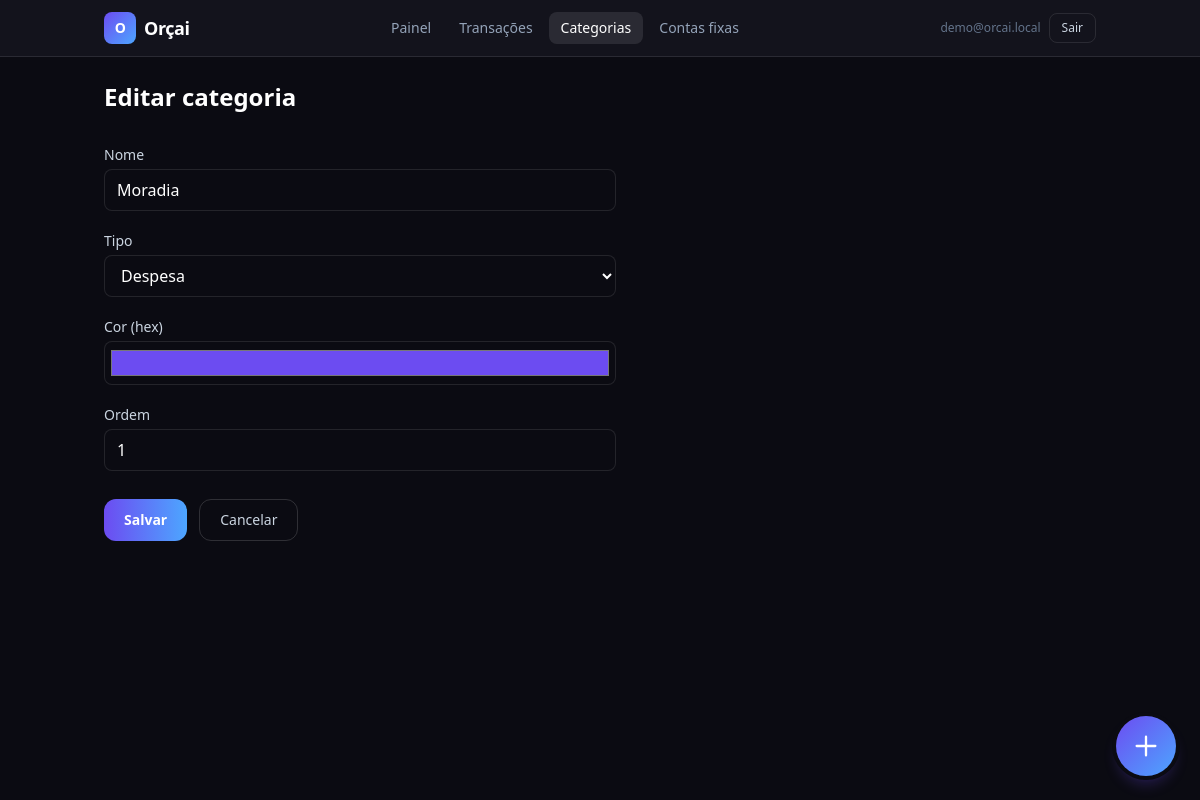
/categorias/1/editar/ (signed in), run on the app's committed database.
### users/models.py (models this page shows, shortened)
class User(AbstractUser):
    email = models.EmailField("e-mail", unique=True)
    USERNAME_FIELD = "email"
    REQUIRED_FIELDS: list[str] = []
    class Meta:
        verbose_name = "usuário"
        verbose_name_plural = "usuários"

### finance/models.py (models this page shows, shortened)
class Category(models.Model):
    user = models.ForeignKey(
        settings.AUTH_USER_MODEL,
        on_delete=models.CASCADE,
        related_name="categories",
    )
    name = models.CharField("nome", max_length=120)
    slug = models.SlugField(max_length=130, blank=True)
    kind = models.CharField(
        "tipo",
        max_length=16,
        choices=CategoryKind.choices,
        default=CategoryKind.EXPENSE,
    )
    color = models.CharField("cor (hex)", max_length=7, default="#6C4CF1")
    sort_order = models.PositiveSmallIntegerField("ordem", default=0)
    is_system = models.BooleanField(
        "categoria do sistema",
        default=False,
        help_text="Criada automaticamente; o usuário pode ocultar mas não excluir facilmente.",
    )
    created_at = models.DateTimeField(auto_now_add=True)
    updated_at = models.DateTimeField(auto_now=True)
    class Meta:
        verbose_name = "categoria"
        verbose_name_plural = "categorias"
        ordering = ["sort_order", "name"]
        constraints = [
            models.UniqueConstraint(
                fields=["user", "slug"],
                name="unique_category_slug_per_user",
            ),
        ]
        indexes = [
            models.Index(fields=["user", "kind"]),
        ]

### finance/views.py (the view, shortened to what this page needs)
# urls.py: path("categorias/<int:pk>/editar/", views.CategoryUpdateView.as_view(), name="category_update"),
class CategoryUpdateView(UserScopedMixin, UpdateView):
    model = Category
    form_class = CategoryForm
    template_name = "finance/category_form.html"
    pk_url_kwarg = "pk"

### finance/forms.py
class CategoryForm(forms.ModelForm):
    class Meta:
        model = Category
        fields = ("name", "kind", "color", "sort_order")
        widgets = {
            "name": forms.TextInput(attrs={"class": _INPUT}),
            "kind": forms.Select(attrs={"class": _INPUT}),
            "color": forms.TextInput(
                attrs={"class": _INPUT, "type": "color", "style": "height:2.75rem;padding:0.25rem"}
            ),
            "sort_order": forms.NumberInput(attrs={"class": _INPUT}),
        }

### finance/mixins.py (called while the page is built)
    def get_queryset(self):
        qs = super().get_queryset()
        return qs.filter(**{self.user_field: self.request.user})

### templates/finance/category_form.html (shortened to what this page needs)
{% extends "layouts/app_shell.html" %}
{% block app_main %}
<h1 class="text-2xl font-semibold text-white">{% if object %}Editar categoria{% else %}Nova categoria{% endif %}</h1>
<form method="post" class="mt-8 max-w-lg space-y-5">
  {% for field in form %}
  <div>
    <label for="{{ field.id_for_label }}" class="block text-sm font-medium text-slate-300">{{ field.label }}</label>
    {{ field }}
  </div>
  {% endfor %}
  <div class="flex flex-wrap gap-3 pt-2">
    <button type="submit" class="rounded-xl bg-gradient-to-r from-orchid to-skyfi px-5 py-2.5 text-sm font-semibold text-white hover:opacity-95">Salvar</button>
    <a href="{% url 'finance:category_list' %}" class="rounded-xl border border-white/15 px-5 py-2.5 text-sm text-slate-300 hover:bg-white/5">Cancelar</a>
  </div>
</form>
{% endblock %}

### templates/partials/app_nav.html (shortened to what this page needs)
{% with path=request.path %}
<header class="sticky top-0 z-40 border-b border-white/10 bg-card/90 backdrop-blur">
  <div class="mx-auto flex max-w-5xl flex-wrap items-center justify-between gap-3 px-4 py-3">
    <a href="{% url 'dashboard:home' %}" class="flex items-center gap-2 text-lg font-semibold tracking-tight text-white">
      <span class="inline-flex h-8 w-8 items-center justify-center rounded-lg bg-gradient-to-br from-orchid to-skyfi text-sm font-bold">O</span>
      Orçai
    </a>
    <nav class="flex flex-wrap items-center gap-1 text-sm">
      <a href="{% url 'dashboard:home' %}" class="rounded-lg px-3 py-1.5 {% if path == '/' %}bg-white/10 text-white{% else %}text-slate-400 hover:bg-white/5 hover:text-white{% endif %}">Painel</a>
      <a href="{% url 'finance:transaction_list' %}" class="rounded-lg px-3 py-1.5 {% if '/transacoes' in path %}bg-white/10 text-white{% else %}text-slate-400 hover:bg-white/5 hover:text-white{% endif %}">Transações</a>
      <a href="{% url 'finance:category_list' %}" class="rounded-lg px-3 py-1.5 {% if '/categorias' in path %}bg-white/10 text-white{% else %}text-slate-400 hover:bg-white/5 hover:text-white{% endif %}">Categorias</a>
      <a href="{% url 'finance:recurring_list' %}" class="rounded-lg px-3 py-1.5 {% if '/contas-fixas' in path %}bg-white/10 text-white{% else %}text-slate-400 hover:bg-white/5 hover:text-white{% endif %}">Contas fixas</a>
    </nav>
    <div class="flex items-center gap-2">
      <span class="hidden max-w-[140px] truncate text-xs text-slate-500 sm:inline">{{ user.email }}</span>
      <form action="{% url 'users:logout' %}" method="post">
        <button type="submit" class="rounded-lg border border-white/10 px-3 py-1.5 text-xs font-medium text-slate-300 hover:border-white/20 hover:text-white">Sair</button>
      </form>
    </div>
  </div>
</header>
{% endwith %}

### data on the page
User: email "demo@orcai.local"
Category: form "Moradia" "Despesa" "#6c4cf1" "1"

### other printed values
{{ field.label }} "Nome" "Tipo" "Cor (hex)" "Ordem"
